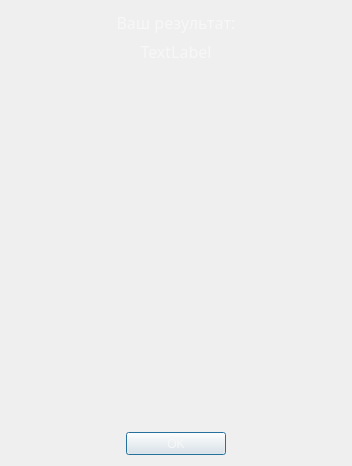
<?xml version="1.0" encoding="UTF-8"?>
<ui version="4.0">
 <class>result</class>
 <widget class="QDialog" name="result">
  <property name="geometry">
   <rect>
    <x>0</x>
    <y>0</y>
    <width>350</width>
    <height>466</height>
   </rect>
  </property>
  <property name="windowTitle">
   <string>Dialog</string>
  </property>
  <property name="styleSheet">
   <string notr="true">QDialog
{
	border-image: url(:/Backgrounds/half_fiend.png);
}</string>
  </property>
  <layout class="QVBoxLayout" name="verticalLayout">
   <item>
    <widget class="QLabel" name="label">
     <property name="sizePolicy">
      <sizepolicy hsizetype="Preferred" vsizetype="Fixed">
       <horstretch>0</horstretch>
       <verstretch>0</verstretch>
      </sizepolicy>
     </property>
     <property name="minimumSize">
      <size>
       <width>0</width>
       <height>0</height>
      </size>
     </property>
     <property name="palette">
      <palette>
       <active>
        <colorrole role="WindowText">
         <brush brushstyle="SolidPattern">
          <color alpha="255">
           <red>247</red>
           <green>247</green>
           <blue>247</blue>
          </color>
         </brush>
        </colorrole>
        <colorrole role="Text">
         <brush brushstyle="SolidPattern">
          <color alpha="255">
           <red>247</red>
           <green>247</green>
           <blue>247</blue>
          </color>
         </brush>
        </colorrole>
        <colorrole role="ButtonText">
         <brush brushstyle="SolidPattern">
          <color alpha="255">
           <red>247</red>
           <green>247</green>
           <blue>247</blue>
          </color>
         </brush>
        </colorrole>
        <colorrole role="PlaceholderText">
         <brush brushstyle="SolidPattern">
          <color alpha="128">
           <red>255</red>
           <green>255</green>
           <blue>255</blue>
          </color>
         </brush>
        </colorrole>
       </active>
       <inactive>
        <colorrole role="WindowText">
         <brush brushstyle="SolidPattern">
          <color alpha="255">
           <red>247</red>
           <green>247</green>
           <blue>247</blue>
          </color>
         </brush>
        </colorrole>
        <colorrole role="Text">
         <brush brushstyle="SolidPattern">
          <color alpha="255">
           <red>247</red>
           <green>247</green>
           <blue>247</blue>
          </color>
         </brush>
        </colorrole>
        <colorrole role="ButtonText">
         <brush brushstyle="SolidPattern">
          <color alpha="255">
           <red>247</red>
           <green>247</green>
           <blue>247</blue>
          </color>
         </brush>
        </colorrole>
        <colorrole role="PlaceholderText">
         <brush brushstyle="SolidPattern">
          <color alpha="128">
           <red>255</red>
           <green>255</green>
           <blue>255</blue>
          </color>
         </brush>
        </colorrole>
       </inactive>
       <disabled>
        <colorrole role="WindowText">
         <brush brushstyle="SolidPattern">
          <color alpha="255">
           <red>247</red>
           <green>247</green>
           <blue>247</blue>
          </color>
         </brush>
        </colorrole>
        <colorrole role="Text">
         <brush brushstyle="SolidPattern">
          <color alpha="255">
           <red>247</red>
           <green>247</green>
           <blue>247</blue>
          </color>
         </brush>
        </colorrole>
        <colorrole role="ButtonText">
         <brush brushstyle="SolidPattern">
          <color alpha="255">
           <red>247</red>
           <green>247</green>
           <blue>247</blue>
          </color>
         </brush>
        </colorrole>
        <colorrole role="PlaceholderText">
         <brush brushstyle="SolidPattern">
          <color alpha="128">
           <red>0</red>
           <green>0</green>
           <blue>0</blue>
          </color>
         </brush>
        </colorrole>
       </disabled>
      </palette>
     </property>
     <property name="font">
      <font>
       <family>GWENT</family>
       <pointsize>12</pointsize>
       <weight>10</weight>
       <italic>false</italic>
       <bold>false</bold>
      </font>
     </property>
     <property name="layoutDirection">
      <enum>Qt::LeftToRight</enum>
     </property>
     <property name="styleSheet">
      <string notr="true">QLabel 
{
	border-image: url(:/mainWindow/transparent.png);
	color: rgb(247,247,247);
	font: 81 12pt &quot;GWENT&quot;;
}</string>
     </property>
     <property name="text">
      <string>Ваш результат:</string>
     </property>
     <property name="alignment">
      <set>Qt::AlignCenter</set>
     </property>
    </widget>
   </item>
   <item>
    <widget class="QLabel" name="monster_name">
     <property name="sizePolicy">
      <sizepolicy hsizetype="Preferred" vsizetype="Fixed">
       <horstretch>0</horstretch>
       <verstretch>0</verstretch>
      </sizepolicy>
     </property>
     <property name="minimumSize">
      <size>
       <width>0</width>
       <height>0</height>
      </size>
     </property>
     <property name="palette">
      <palette>
       <active>
        <colorrole role="WindowText">
         <brush brushstyle="SolidPattern">
          <color alpha="255">
           <red>247</red>
           <green>247</green>
           <blue>247</blue>
          </color>
         </brush>
        </colorrole>
        <colorrole role="Text">
         <brush brushstyle="SolidPattern">
          <color alpha="255">
           <red>247</red>
           <green>247</green>
           <blue>247</blue>
          </color>
         </brush>
        </colorrole>
        <colorrole role="ButtonText">
         <brush brushstyle="SolidPattern">
          <color alpha="255">
           <red>247</red>
           <green>247</green>
           <blue>247</blue>
          </color>
         </brush>
        </colorrole>
        <colorrole role="PlaceholderText">
         <brush brushstyle="SolidPattern">
          <color alpha="128">
           <red>255</red>
           <green>255</green>
           <blue>255</blue>
          </color>
         </brush>
        </colorrole>
       </active>
       <inactive>
        <colorrole role="WindowText">
         <brush brushstyle="SolidPattern">
          <color alpha="255">
           <red>247</red>
           <green>247</green>
           <blue>247</blue>
          </color>
         </brush>
        </colorrole>
        <colorrole role="Text">
         <brush brushstyle="SolidPattern">
          <color alpha="255">
           <red>247</red>
           <green>247</green>
           <blue>247</blue>
          </color>
         </brush>
        </colorrole>
        <colorrole role="ButtonText">
         <brush brushstyle="SolidPattern">
          <color alpha="255">
           <red>247</red>
           <green>247</green>
           <blue>247</blue>
          </color>
         </brush>
        </colorrole>
        <colorrole role="PlaceholderText">
         <brush brushstyle="SolidPattern">
          <color alpha="128">
           <red>255</red>
           <green>255</green>
           <blue>255</blue>
          </color>
         </brush>
        </colorrole>
       </inactive>
       <disabled>
        <colorrole role="WindowText">
         <brush brushstyle="SolidPattern">
          <color alpha="255">
           <red>247</red>
           <green>247</green>
           <blue>247</blue>
          </color>
         </brush>
        </colorrole>
        <colorrole role="Text">
         <brush brushstyle="SolidPattern">
          <color alpha="255">
           <red>247</red>
           <green>247</green>
           <blue>247</blue>
          </color>
         </brush>
        </colorrole>
        <colorrole role="ButtonText">
         <brush brushstyle="SolidPattern">
          <color alpha="255">
           <red>247</red>
           <green>247</green>
           <blue>247</blue>
          </color>
         </brush>
        </colorrole>
        <colorrole role="PlaceholderText">
         <brush brushstyle="SolidPattern">
          <color alpha="128">
           <red>0</red>
           <green>0</green>
           <blue>0</blue>
          </color>
         </brush>
        </colorrole>
       </disabled>
      </palette>
     </property>
     <property name="font">
      <font>
       <family>GWENT</family>
       <pointsize>12</pointsize>
       <weight>10</weight>
       <italic>false</italic>
       <bold>false</bold>
      </font>
     </property>
     <property name="layoutDirection">
      <enum>Qt::LeftToRight</enum>
     </property>
     <property name="styleSheet">
      <string notr="true">QLabel 
{
	border-image: url(:/mainWindow/transparent.png);
	color: rgb(247,247,247);
	font: 81 12pt &quot;GWENT&quot;;
}</string>
     </property>
     <property name="text">
      <string>TextLabel</string>
     </property>
     <property name="alignment">
      <set>Qt::AlignCenter</set>
     </property>
    </widget>
   </item>
   <item>
    <widget class="QLabel" name="picture">
     <property name="sizePolicy">
      <sizepolicy hsizetype="MinimumExpanding" vsizetype="MinimumExpanding">
       <horstretch>0</horstretch>
       <verstretch>0</verstretch>
      </sizepolicy>
     </property>
     <property name="minimumSize">
      <size>
       <width>330</width>
       <height>350</height>
      </size>
     </property>
     <property name="text">
      <string/>
     </property>
    </widget>
   </item>
   <item>
    <layout class="QHBoxLayout" name="horizontalLayout">
     <item>
      <spacer name="horizontalSpacer">
       <property name="orientation">
        <enum>Qt::Horizontal</enum>
       </property>
       <property name="sizeHint" stdset="0">
        <size>
         <width>40</width>
         <height>20</height>
        </size>
       </property>
      </spacer>
     </item>
     <item>
      <widget class="QPushButton" name="ok_button">
       <property name="minimumSize">
        <size>
         <width>100</width>
         <height>23</height>
        </size>
       </property>
       <property name="styleSheet">
        <string notr="true">QPushButton
{
	font: 81 8pt &quot;GWENT&quot;;
	color: rgb(247,247,247);
	border-image: url(:/Button/off);
}

QPushButton:hover:!pressed
{
	font: 81 8pt &quot;GWENT&quot;;
	color: rgb(247,247,247);
	border-image: url(:/Button/hover);
}

QPushButton:pressed
{
	font: 81 8pt &quot;GWENT&quot;;
	color: rgb(17,17,17);
	border-image: url(:/Button/on);
}

QPushButton:disabled
{
	font: 81 8pt &quot;GWENT&quot;;
	color: rgb(255, 255, 255);
	border-image: url(:/Button/disabled);
}</string>
       </property>
       <property name="text">
        <string>OK</string>
       </property>
      </widget>
     </item>
     <item>
      <spacer name="horizontalSpacer_2">
       <property name="orientation">
        <enum>Qt::Horizontal</enum>
       </property>
       <property name="sizeHint" stdset="0">
        <size>
         <width>40</width>
         <height>20</height>
        </size>
       </property>
      </spacer>
     </item>
    </layout>
   </item>
  </layout>
 </widget>
 <resources>
  <include location="../Resources/Resources.qrc"/>
 </resources>
 <connections/>
</ui>
